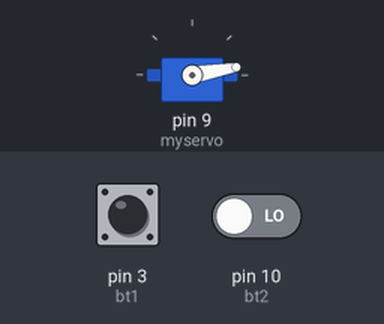
The sketch below on a simulated Arduino Uno, built with avr-gcc and run on an emulated ATmega328P. Shown: servo. The inputs (shaded band) are chosen by the test bench; at power-on: pin 10 (bt2) LOW, pin 3 (bt1) HIGH.

Above: at 1.2 s.
1.3 s: pin 10 (bt2) driven HIGH
At 1.9 s:
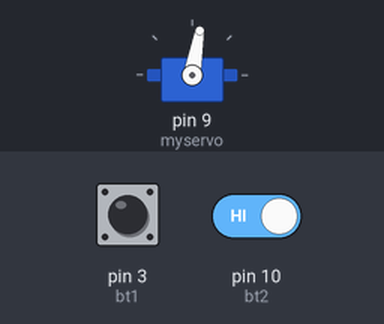
Timing chart, 0 to 4.3 s (numbered marks = the images above; inputs shaded):
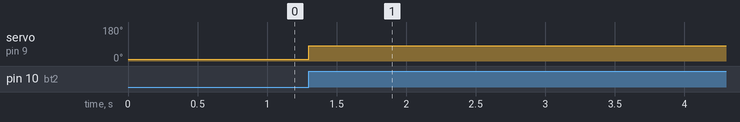

Measured:
- after the input at 1.3 s, servo on pin 9 (myservo): 10° → 80° at once

The sketch:

dddd.ino
```cpp
#include <Servo.h>

Servo myservo;
int bt1=3,bt2=10;
void setup() {
  pinMode(bt1,INPUT_PULLUP);
  pinMode(bt2,INPUT);
  myservo.attach(9);
myservo.write(10);
    delay(15);
}

void loop() {
  if(digitalRead(bt1)==0){
    myservo.write(10);
    delay(15);
  }
  if(digitalRead(bt2)==1){
    myservo.write(80);
    delay(15);
  }
  }
```
